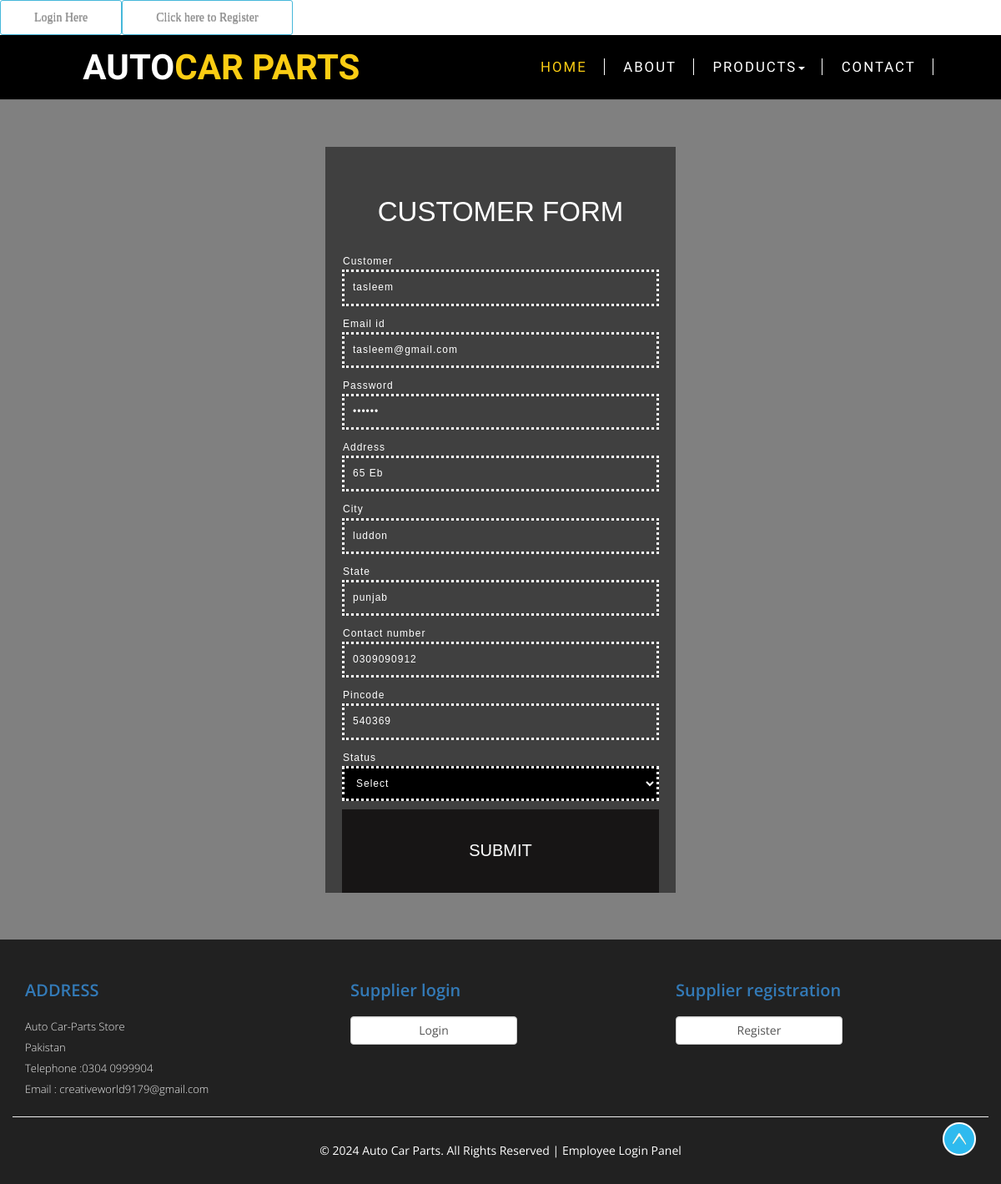
/customer.php?editid=12, run on the app's committed database.
### tables this page shows
CREATE TABLE `cutomer` (
  `customer_id` int(10) NOT NULL,
  `customername` varchar(50) NOT NULL,
  `emailid` varchar(50) NOT NULL,
  `password` varchar(100) NOT NULL,
  `address` text NOT NULL,
  `city` varchar(50) NOT NULL,
  `state` varchar(50) NOT NULL,
  `contactno` varchar(15) NOT NULL,
  `pincode` int(10) NOT NULL,
  `status` varchar(10) NOT NULL
);

### customer.php (the view, shortened to what this page needs)
<?php
include("header.php");
if(isset($_GET['editid']))
{
	$sqledit = "SELECT * FROM cutomer WHERE customer_id='$_GET[editid]'";
	$qsqledit  = mysqli_query($con,$sqledit);
	$rsedit = mysqli_fetch_array($qsqledit);
}
?>
<div class="w3-contact" id="contact">
<div class="content-w3ls agileits w3 wthree w3-agile w3-agileits agileinfo agile w3-label">
	<form action="#" method="post" name="customerrform" onsubmit="return submitcustomerr()" class="form-agileits">
		<h3 class="w3-contact-form-head">Customer Form</h3>
		<label>Customer</label><br> <span id="idcustomerk" style="color:red"></span>
		<input type="text" id="customername" name="customername" placeholder="customer name"  value="<?php echo $rsedit['customername']; ?>"/><br>
		<label>Email id </label><br> <span id="email1id" style="color:red"></span>
		<input type="text"  id="emailid" name="emailid" placeholder="Email id"  value="<?php echo $rsedit['emailid']; ?>"/><br>
		<label>Password </label><br> <span id="pass1id" style="color:red"></span>
		<input type="password"  id="password" name="password" placeholder="password"  value="<?php echo $rsedit['password']; ?>"/><br>
		<label>Address </label><br><span id="address1id" style="color:red"></span>
		<input type="text"  id="address" name="address" placeholder="Address" value="<?php echo $rsedit['address']; ?>"/><br>
		<label>City </label><br> <span id="cityid" style="color:red"></span>
		<input type="text"  id="city" name="city" placeholder="City" value="<?php echo $rsedit['city']; ?>"/><br>
		<label>State </label><br> <span id="stateid" style="color:red"></span>
		<input type="text"  id="state" name="state" placeholder="State" value="<?php echo $rsedit['state']; ?>"/><br>
		<label>Contact number</label><br><span id="mblid" style="color:red"></span>
		<input type="text"  id="contactno" name="contactno" placeholder="Contact No"   value="<?php echo $rsedit['contactno']; ?>"/><br>
		<label>Pincode </label><br> <span id="pincodeid1" style="color:red"></span>
		<input type="text"  id="pincode" name="pincode" placeholder="Pincode" value="<?php echo $rsedit['pincode']; ?>"/><br>
		<label>Status</label><br> <span id="idcustatus1" style="color:red"></span>
		<select class="form-data" name="status" id="status" >
			<option value=''>Select</option>
		</select><br>
		<input type="submit" name="submit" class="sign-in" value="Submit">
	</form>
</div>
</div>
<?php
include("footer.php");
?>

### css/style.css (style rules this page uses)
body { padding: 0; margin: 0; background: #FFF; font-family: 'Open Sans', sans-serif; }
input[type="button"], input[type="submit"] { transition: 0.5s all; -webkit-transition: 0.5s all; -moz-transition: 0.5s all; -o-transition: 0.5s all; -ms-transition: 0.5s all; }
h1, h2, h3, h4, h5, h6 { margin: 0; padding: 0; }
label { margin: 0; text-align: left; color:black; }
.w3-contact { padding: 4em 0; }
.w3-contact { background-color:grey; background-position:center; background-attachment:fixed; background-size:cover; -webkit-background-size:cover; -moz-background-size:cover; -o-background-size:cover; -ms-background-size:cover; font-family: 'Muli', sans-serif; }
.content-w3ls { width: 35%; margin: 0 auto; background:rgba(0,0,0,0.5); text-align: left; padding: 60px 20px 0; color:white; }
h3.w3-contact-form-head { text-transform: uppercase; font-size: 33px; font-weight: 300; text-align:center; color: #fff; padding-bottom:30px; font-family: 'Nunito', sans-serif; }
input[type="text"],input[type="email"],input[type="password"],input[type="file"],input[type="date"],input[type="month"],textarea,select { width: 100%; padding: 10px; font-size: 12px; color: #fff; background-color: rgba(255, 255, 255, 0); font-weight: normal; border-top-color: transparent; border-left-color: transparent; border-right-color: transparent; border: 3px dotted #ffffff; font-family: 'Muli', sans-serif; margin-bottom: 10px; outline: none; letter-spacing:1px; }
label { width: 70%; padding: 1px; font-size: 12px; color: #fff; background-color: rgba(255, 255, 255, 0); font-weight: normal; font-family: 'Muli', sans-serif; outline: none; letter-spacing:1px; }
select { background-color:black; }
input.sign-in { width: 100%; height: 100px; font-size: 20px; font-weight: normal; text-transform: uppercase; color: #fff; font-family: 'Nunito', sans-serif; background-color:#171515; transition: all 0.5s ease-in-out; -webkit-transition: all 0.5s ease-in-out; -moz-transition: all 0.5s ease-in-out; -o-transition: all 0.5s ease-in-out; -ms-transition: all 0.5s ease-in-out; border: none; outline: none; cursor: pointer; }

### data on the page
cutomer: customername "tasleem", emailid "tasleem@gmail.com", address "65 Eb", city "luddon", state "punjab", contactno "0309090912", pincode "540369"
